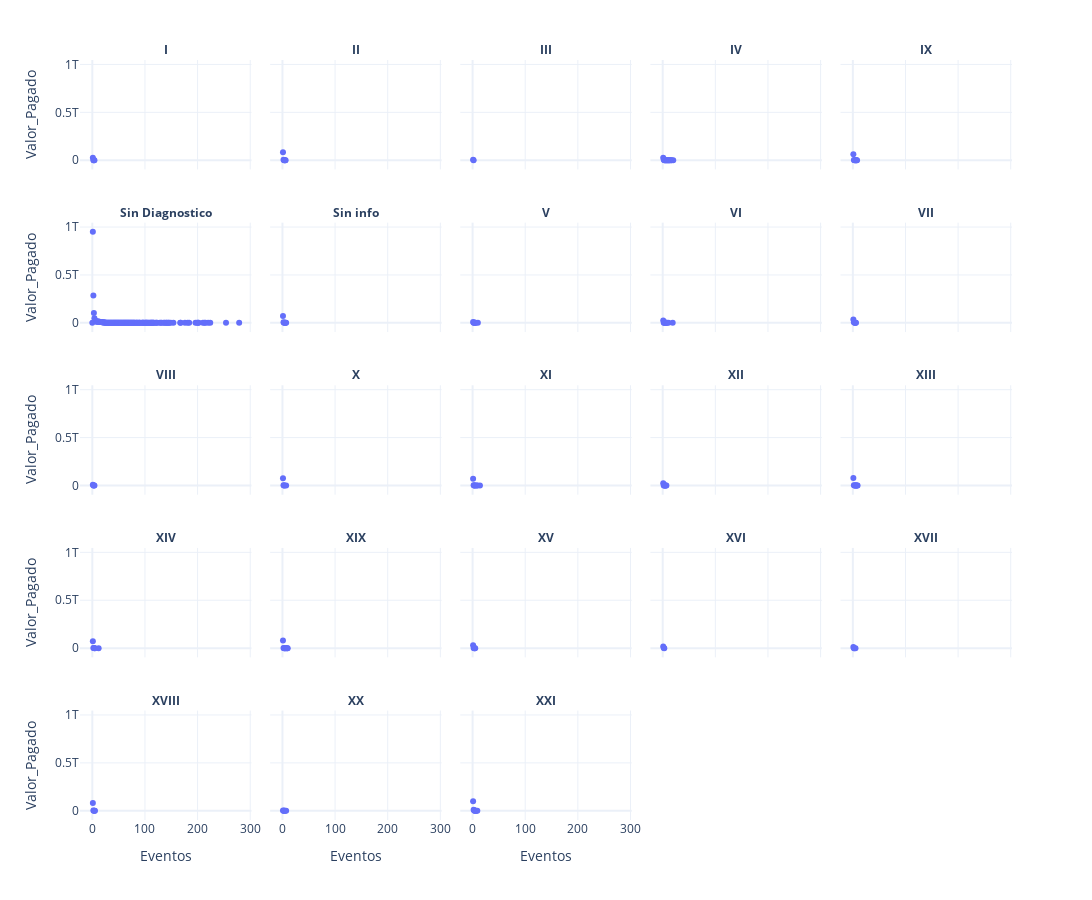

Notebook source saved alongside this figure:
### Code cell
data = df_sin.groupby(["Cap_CIE", "Eventos"], as_index=False)["Valor_Pagado"].sum()

fig = px.scatter(data, x="Eventos", y="Valor_Pagado", facet_col="Cap_CIE", facet_col_wrap=5, width=900*((1+np.sqrt(5))/2), height=900, template="plotly_white")

fig.for_each_annotation(lambda x: x.update(text= f"<b>{x.text.split('=')[1]}</b>"))

### Figure 1 — Plotly figure (JSON) as saved in the notebook; plotly's stock layout.template omitted (floating-point values rounded to 4 significant figures; data arrays with more than 128 entries replaced by an {"elided": "..."} marker saying what was removed)
{"data": [{"hovertemplate": "Cap_CIE=I<br>Eventos=%{x}<br>Valor_Pagado=%{y}<extra></extra>", "legendgroup": "", "marker": {"color": "#636efa", "symbol": "circle"}, "mode": "markers", "name": "", "orientation": "v", "showlegend": false, "type": "scatter", "x": [1, 2, 3, 4], "xaxis": "x21", "y": [24820000000.0, 472600000.0, 38380000.0, 1678000.0], "yaxis": "y21"}, {"hovertemplate": "Cap_CIE=II<br>Eventos=%{x}<br>Valor_Pagado=%{y}<extra></extra>", "legendgroup": "", "marker": {"color": "#636efa", "symbol": "circle"}, "mode": "markers", "name": "", "orientation": "v", "showlegend": false, "type": "scatter", "x": [1, 2, 3, 4, 5, 6], "xaxis": "x22", "y": [83760000000.0, 4697000000.0, 514400000.0, 28850000.0, 7407000.0, 5468000.0], "yaxis": "y22"}, {"hovertemplate": "Cap_CIE=III<br>Eventos=%{x}<br>Valor_Pagado=%{y}<extra></extra>", "legendgroup": "", "marker": {"color": "#636efa", "symbol": "circle"}, "mode": "markers", "name": "", "orientation": "v", "showlegend": false, "type": "scatter", "x": [1, 2], "xaxis": "x23", "y": [4761000000.0, 13690000.0], "yaxis": "y23"}, {"hovertemplate": "Cap_CIE=IV<br>Eventos=%{x}<br>Valor_Pagado=%{y}<extra></extra>", "legendgroup": "", "marker": {"color": "#636efa", "symbol": "circle"}, "mode": "markers", "name": "", "orientation": "v", "showlegend": false, "type": "scatter", "x": [1, 2, 3, 4, 5, 6, 7, 8, 9, 10, 11, 12, 13, 14, 16, 17, 20], "xaxis": "x24", "y": [26430000000.0, 4461000000.0, 957300000.0, 260100000.0, 76190000.0, 27980000.0, 17060000.0, 17030000.0, 11880000.0, 7853000.0, 2344000.0, 5494000.0, 5187000.0, 1048000.0, 4812000.0, 4010000.0, 1152000.0], "yaxis": "y24"}, {"hovertemplate": "Cap_CIE=IX<br>Eventos=%{x}<br>Valor_Pagado=%{y}<extra></extra>", "legendgroup": "", "marker": {"color": "#636efa", "symbol": "circle"}, "mode": "markers", "name": "", "orientation": "v", "showlegend": false, "type": "scatter", "x": [1, 2, 3, 4, 5, 6, 7, 8], "xaxis": "x25", "y": [62200000000.0, 2617000000.0, 189500000.0, 30260000.0, 4349000.0, 4254000.0, 1205000.0, 1306000.0], "yaxis": "y25"}, {"hovertemplate": "Cap_CIE=Sin Diagnostico<br>Eventos=%{x}<br>Valor_Pagado=%{y}<extra></extra>", "legendgroup": "", "marker": {"color": "#636efa", "symbol": "circle"}, "mode": "markers", "name": "", "orientation": "v", "showlegend": false, "type": "scatter", "x": {"elided": "142 int values"}, "xaxis": "x16", "y": {"elided": "142 float values"}, "yaxis": "y16"}, {"hovertemplate": "Cap_CIE=Sin info<br>Eventos=%{x}<br>Valor_Pagado=%{y}<extra></extra>", "legendgroup": "", "marker": {"color": "#636efa", "symbol": "circle"}, "mode": "markers", "name": "", "orientation": "v", "showlegend": false, "type": "scatter", "x": [1, 2, 3, 4, 5, 6, 7], "xaxis": "x17", "y": [71550000000.0, 7221000000.0, 989600000.0, 99550000.0, 13550000.0, 2520000.0, 14650000.0], "yaxis": "y17"}, {"hovertemplate": "Cap_CIE=V<br>Eventos=%{x}<br>Valor_Pagado=%{y}<extra></extra>", "legendgroup": "", "marker": {"color": "#636efa", "symbol": "circle"}, "mode": "markers", "name": "", "orientation": "v", "showlegend": false, "type": "scatter", "x": [1, 2, 3, 4, 5, 6, 10], "xaxis": "x18", "y": [9379000000.0, 365400000.0, 65130000.0, 2405000.0, 11090000.0, 2731000.0, 4089000.0], "yaxis": "y18"}, {"hovertemplate": "Cap_CIE=VI<br>Eventos=%{x}<br>Valor_Pagado=%{y}<extra></extra>", "legendgroup": "", "marker": {"color": "#636efa", "symbol": "circle"}, "mode": "markers", "name": "", "orientation": "v", "showlegend": false, "type": "scatter", "x": [1, 2, 3, 4, 5, 6, 7, 8, 11, 19], "xaxis": "x19", "y": [24850000000.0, 967600000.0, 99760000.0, 31940000.0, 14210000.0, 10450000.0, 4375000.0, 1856000.0, 2794000.0, 2020000.0], "yaxis": "y19"}, {"hovertemplate": "Cap_CIE=VII<br>Eventos=%{x}<br>Valor_Pagado=%{y}<extra></extra>", "legendgroup": "", "marker": {"color": "#636efa", "symbol": "circle"}, "mode": "markers", "name": "", "orientation": "v", "showlegend": false, "type": "scatter", "x": [1, 2, 3, 4, 5, 6], "xaxis": "x20", "y": [35760000000.0, 5897000000.0, 178400000.0, 23720000.0, 7291000.0, 659400.0], "yaxis": "y20"}, {"hovertemplate": "Cap_CIE=VIII<br>Eventos=%{x}<br>Valor_Pagado=%{y}<extra></extra>", "legendgroup": "", "marker": {"color": "#636efa", "symbol": "circle"}, "mode": "markers", "name": "", "orientation": "v", "showlegend": false, "type": "scatter", "x": [1, 2, 3, 4], "xaxis": "x11", "y": [8178000000.0, 220600000.0, 42940000.0, 17270000.0], "yaxis": "y11"}, {"hovertemplate": "Cap_CIE=X<br>Eventos=%{x}<br>Valor_Pagado=%{y}<extra></extra>", "legendgroup": "", "marker": {"color": "#636efa", "symbol": "circle"}, "mode": "markers", "name": "", "orientation": "v", "showlegend": false, "type": "scatter", "x": [1, 2, 3, 4, 7], "xaxis": "x12", "y": [75680000000.0, 1444000000.0, 25010000.0, 4894000.0, 1186000.0], "yaxis": "y12"}, {"hovertemplate": "Cap_CIE=XI<br>Eventos=%{x}<br>Valor_Pagado=%{y}<extra></extra>", "legendgroup": "", "marker": {"color": "#636efa", "symbol": "circle"}, "mode": "markers", "name": "", "orientation": "v", "showlegend": false, "type": "scatter", "x": [1, 2, 3, 4, 5, 8, 9, 14], "xaxis": "x13", "y": [70490000000.0, 2708000000.0, 219200000.0, 11480000.0, 8751000.0, 1295000.0, 2413000.0, 1482000.0], "yaxis": "y13"}, {"hovertemplate": "Cap_CIE=XII<br>Eventos=%{x}<br>Valor_Pagado=%{y}<extra></extra>", "legendgroup": "", "marker": {"color": "#636efa", "symbol": "circle"}, "mode": "markers", "name": "", "orientation": "v", "showlegend": false, "type": "scatter", "x": [1, 2, 3, 4, 5, 6, 7], "xaxis": "x14", "y": [23910000000.0, 559100000.0, 68980000.0, 24690000.0, 6443000.0, 530600.0, 812200.0], "yaxis": "y14"}, {"hovertemplate": "Cap_CIE=XIII<br>Eventos=%{x}<br>Valor_Pagado=%{y}<extra></extra>", "legendgroup": "", "marker": {"color": "#636efa", "symbol": "circle"}, "mode": "markers", "name": "", "orientation": "v", "showlegend": false, "type": "scatter", "x": [1, 2, 3, 4, 5, 6, 7, 8, 9], "xaxis": "x15", "y": [77470000000.0, 1445000000.0, 157900000.0, 40100000.0, 14100000.0, 19180000.0, 3450000.0, 2232000.0, 1532000.0], "yaxis": "y15"}, {"hovertemplate": "Cap_CIE=XIV<br>Eventos=%{x}<br>Valor_Pagado=%{y}<extra></extra>", "legendgroup": "", "marker": {"color": "#636efa", "symbol": "circle"}, "mode": "markers", "name": "", "orientation": "v", "showlegend": false, "type": "scatter", "x": [1, 2, 3, 4, 5, 12], "xaxis": "x6", "y": [72460000000.0, 2163000000.0, 164200000.0, 19210000.0, 6932000.0, 2133000.0], "yaxis": "y6"}, {"hovertemplate": "Cap_CIE=XIX<br>Eventos=%{x}<br>Valor_Pagado=%{y}<extra></extra>", "legendgroup": "", "marker": {"color": "#636efa", "symbol": "circle"}, "mode": "markers", "name": "", "orientation": "v", "showlegend": false, "type": "scatter", "x": [1, 2, 3, 4, 5, 6, 8, 9, 10], "xaxis": "x7", "y": [80570000000.0, 1465000000.0, 92450000.0, 12870000.0, 5219000.0, 1832000.0, 1560000.0, 3051000.0, 3813000.0], "yaxis": "y7"}, {"hovertemplate": "Cap_CIE=XV<br>Eventos=%{x}<br>Valor_Pagado=%{y}<extra></extra>", "legendgroup": "", "marker": {"color": "#636efa", "symbol": "circle"}, "mode": "markers", "name": "", "orientation": "v", "showlegend": false, "type": "scatter", "x": [1, 2, 3, 4, 5], "xaxis": "x8", "y": [30700000000.0, 391800000.0, 16650000.0, 8140000.0, 6340000.0], "yaxis": "y8"}, {"hovertemplate": "Cap_CIE=XVI<br>Eventos=%{x}<br>Valor_Pagado=%{y}<extra></extra>", "legendgroup": "", "marker": {"color": "#636efa", "symbol": "circle"}, "mode": "markers", "name": "", "orientation": "v", "showlegend": false, "type": "scatter", "x": [1, 2, 3], "xaxis": "x9", "y": [16160000000.0, 1058000000.0, 1354000.0], "yaxis": "y9"}, {"hovertemplate": "Cap_CIE=XVII<br>Eventos=%{x}<br>Valor_Pagado=%{y}<extra></extra>", "legendgroup": "", "marker": {"color": "#636efa", "symbol": "circle"}, "mode": "markers", "name": "", "orientation": "v", "showlegend": false, "type": "scatter", "x": [1, 2, 3, 5], "xaxis": "x10", "y": [11720000000.0, 65970000.0, 55390000.0, 4968000.0], "yaxis": "y10"}, {"hovertemplate": "Cap_CIE=XVIII<br>Eventos=%{x}<br>Valor_Pagado=%{y}<extra></extra>", "legendgroup": "", "marker": {"color": "#636efa", "symbol": "circle"}, "mode": "markers", "name": "", "orientation": "v", "showlegend": false, "type": "scatter", "x": [1, 2, 3, 4, 5], "xaxis": "x", "y": [80640000000.0, 2424000000.0, 175500000.0, 38880000.0, 3215000.0], "yaxis": "y"}, {"hovertemplate": "Cap_CIE=XX<br>Eventos=%{x}<br>Valor_Pagado=%{y}<extra></extra>", "legendgroup": "", "marker": {"color": "#636efa", "symbol": "circle"}, "mode": "markers", "name": "", "orientation": "v", "showlegend": false, "type": "scatter", "x": [1, 2, 3, 4, 5, 7], "xaxis": "x2", "y": [2369000000.0, 26060000.0, 915500.0, 960400.0, 2553000.0, 1403000.0], "yaxis": "y2"}, {"hovertemplate": "Cap_CIE=XXI<br>Eventos=%{x}<br>Valor_Pagado=%{y}<extra></extra>", "legendgroup": "", "marker": {"color": "#636efa", "symbol": "circle"}, "mode": "markers", "name": "", "orientation": "v", "showlegend": false, "type": "scatter", "x": [1, 2, 3, 4, 5, 6, 7, 9], "xaxis": "x3", "y": [99540000000.0, 11260000000.0, 2048000000.0, 448900000.0, 87420000.0, 19330000.0, 8786000.0, 1198000.0], "yaxis": "y3"}], "layout": {"annotations": [{"font": {}, "showarrow": false, "text": "<b>XVIII</b>", "x": 0.092, "xanchor": "center", "xref": "paper", "y": 0.144, "yanchor": "bottom", "yref": "paper"}, {"font": {}, "showarrow": false, "text": "<b>XX</b>", "x": 0.296, "xanchor": "center", "xref": "paper", "y": 0.144, "yanchor": "bottom", "yref": "paper"}, {"font": {}, "showarrow": false, "text": "<b>XXI</b>", "x": 0.5, "xanchor": "center", "xref": "paper", "y": 0.144, "yanchor": "bottom", "yref": "paper"}, {"font": {}, "showarrow": false, "text": "<b>XIV</b>", "x": 0.092, "xanchor": "center", "xref": "paper", "y": 0.358, "yanchor": "bottom", "yref": "paper"}, {"font": {}, "showarrow": false, "text": "<b>XIX</b>", "x": 0.296, "xanchor": "center", "xref": "paper", "y": 0.358, "yanchor": "bottom", "yref": "paper"}, {"font": {}, "showarrow": false, "text": "<b>XV</b>", "x": 0.5, "xanchor": "center", "xref": "paper", "y": 0.358, "yanchor": "bottom", "yref": "paper"}, {"font": {}, "showarrow": false, "text": "<b>XVI</b>", "x": 0.704, "xanchor": "center", "xref": "paper", "y": 0.358, "yanchor": "bottom", "yref": "paper"}, {"font": {}, "showarrow": false, "text": "<b>XVII</b>", "x": 0.908, "xanchor": "center", "xref": "paper", "y": 0.358, "yanchor": "bottom", "yref": "paper"}, {"font": {}, "showarrow": false, "text": "<b>VIII</b>", "x": 0.092, "xanchor": "center", "xref": "paper", "y": 0.572, "yanchor": "bottom", "yref": "paper"}, {"font": {}, "showarrow": false, "text": "<b>X</b>", "x": 0.296, "xanchor": "center", "xref": "paper", "y": 0.572, "yanchor": "bottom", "yref": "paper"}, {"font": {}, "showarrow": false, "text": "<b>XI</b>", "x": 0.5, "xanchor": "center", "xref": "paper", "y": 0.572, "yanchor": "bottom", "yref": "paper"}, {"font": {}, "showarrow": false, "text": "<b>XII</b>", "x": 0.704, "xanchor": "center", "xref": "paper", "y": 0.572, "yanchor": "bottom", "yref": "paper"}, {"font": {}, "showarrow": false, "text": "<b>XIII</b>", "x": 0.908, "xanchor": "center", "xref": "paper", "y": 0.572, "yanchor": "bottom", "yref": "paper"}, {"font": {}, "showarrow": false, "text": "<b>Sin Diagnostico</b>", "x": 0.092, "xanchor": "center", "xref": "paper", "y": 0.786, "yanchor": "bottom", "yref": "paper"}, {"font": {}, "showarrow": false, "text": "<b>Sin info</b>", "x": 0.296, "xanchor": "center", "xref": "paper", "y": 0.786, "yanchor": "bottom", "yref": "paper"}, {"font": {}, "showarrow": false, "text": "<b>V</b>", "x": 0.5, "xanchor": "center", "xref": "paper", "y": 0.786, "yanchor": "bottom", "yref": "paper"}, {"font": {}, "showarrow": false, "text": "<b>VI</b>", "x": 0.704, "xanchor": "center", "xref": "paper", "y": 0.786, "yanchor": "bottom", "yref": "paper"}, {"font": {}, "showarrow": false, "text": "<b>VII</b>", "x": 0.908, "xanchor": "center", "xref": "paper", "y": 0.786, "yanchor": "bottom", "yref": "paper"}, {"font": {}, "showarrow": false, "text": "<b>I</b>", "x": 0.092, "xanchor": "center", "xref": "paper", "y": 1, "yanchor": "bottom", "yref": "paper"}, {"font": {}, "showarrow": false, "text": "<b>II</b>", "x": 0.296, "xanchor": "center", "xref": "paper", "y": 1, "yanchor": "bottom", "yref": "paper"}, {"font": {}, "showarrow": false, "text": "<b>III</b>", "x": 0.5, "xanchor": "center", "xref": "paper", "y": 1, "yanchor": "bottom", "yref": "paper"}, {"font": {}, "showarrow": false, "text": "<b>IV</b>", "x": 0.704, "xanchor": "center", "xref": "paper", "y": 1, "yanchor": "bottom", "yref": "paper"}, {"font": {}, "showarrow": false, "text": "<b>IX</b>", "x": 0.908, "xanchor": "center", "xref": "paper", "y": 1, "yanchor": "bottom", "yref": "paper"}], "height": 900, "legend": {"tracegroupgap": 0}, "margin": {"t": 60}, "width": 1456.0, "xaxis": {"anchor": "y", "autorange": true, "domain": [0, 0.184], "range": [-21.11, 300.1], "title": {"text": "Eventos"}, "type": "linear"}, "xaxis10": {"anchor": "y10", "autorange": true, "domain": [0.816, 1], "matches": "x", "range": [-21.11, 300.1], "showticklabels": false, "type": "linear"}, "xaxis11": {"anchor": "y11", "autorange": true, "domain": [0, 0.184], "matches": "x", "range": [-21.11, 300.1], "showticklabels": false, "type": "linear"}, "xaxis12": {"anchor": "y12", "autorange": true, "domain": [0.204, 0.388], "matches": "x", "range": [-21.11, 300.1], "showticklabels": false, "type": "linear"}, "xaxis13": {"anchor": "y13", "autorange": true, "domain": [0.408, 0.592], "matches": "x", "range": [-21.11, 300.1], "showticklabels": false, "type": "linear"}, "xaxis14": {"anchor": "y14", "autorange": true, "domain": [0.612, 0.796], "matches": "x", "range": [-21.11, 300.1], "showticklabels": false, "type": "linear"}, "xaxis15": {"anchor": "y15", "autorange": true, "domain": [0.816, 1], "matches": "x", "range": [-21.11, 300.1], "showticklabels": false, "type": "linear"}, "xaxis16": {"anchor": "y16", "autorange": true, "domain": [0, 0.184], "matches": "x", "range": [-21.11, 300.1], "showticklabels": false, "type": "linear"}, "xaxis17": {"anchor": "y17", "autorange": true, "domain": [0.204, 0.388], "matches": "x", "range": [-21.11, 300.1], "showticklabels": false, "type": "linear"}, "xaxis18": {"anchor": "y18", "autorange": true, "domain": [0.408, 0.592], "matches": "x", "range": [-21.11, 300.1], "showticklabels": false, "type": "linear"}, "xaxis19": {"anchor": "y19", "autorange": true, "domain": [0.612, 0.796], "matches": "x", "range": [-21.11, 300.1], "showticklabels": false, "type": "linear"}, "xaxis2": {"anchor": "y2", "autorange": true, "domain": [0.204, 0.388], "matches": "x", "range": [-21.11, 300.1], "title": {"text": "Eventos"}, "type": "linear"}, "xaxis20": {"anchor": "y20", "autorange": true, "domain": [0.816, 1], "matches": "x", "range": [-21.11, 300.1], "showticklabels": false, "type": "linear"}, "xaxis21": {"anchor": "y21", "autorange": true, "domain": [0, 0.184], "matches": "x", "range": [-21.11, 300.1], "showticklabels": false, "type": "linear"}, "xaxis22": {"anchor": "y22", "autorange": true, "domain": [0.204, 0.388], "matches": "x", "range": [-21.11, 300.1], "showticklabels": false, "type": "linear"}, "xaxis23": {"anchor": "y23", "autorange": true, "domain": [0.408, 0.592], "matches": "x", "range": [-21.11, 300.1], "showticklabels": false, "type": "linear"}, "xaxis24": {"anchor": "y24", "autorange": true, "domain": [0.612, 0.796], "matches": "x", "range": [-21.11, 300.1], "showticklabels": false, "type": "linear"}, "xaxis25": {"anchor": "y25", "autorange": true, "domain": [0.816, 1], "matches": "x", "range": [-21.11, 300.1], "showticklabels": false, "type": "linear"}, "xaxis3": {"anchor": "y3", "autorange": true, "domain": [0.408, 0.592], "matches": "x", "range": [-21.11, 300.1], "title": {"text": "Eventos"}, "type": "linear"}, "xaxis4": {"anchor": "y4", "domain": [0.612, 0.796], "matches": "x", "title": {"text": "Eventos"}}, "xaxis5": {"anchor": "y5", "domain": [0.816, 1], "matches": "x", "title": {"text": "Eventos"}}, "xaxis6": {"anchor": "y6", "autorange": true, "domain": [0, 0.184], "matches": "x", "range": [-21.11, 300.1], "showticklabels": false, "type": "linear"}, "xaxis7": {"anchor": "y7", "autorange": true, "domain": [0.204, 0.388], "matches": "x", "range": [-21.11, 300.1], "showticklabels": false, "type": "linear"}, "xaxis8": {"anchor": "y8", "autorange": true, "domain": [0.408, 0.592], "matches": "x", "range": [-21.11, 300.1], "showticklabels": false, "type": "linear"}, "xaxis9": {"anchor": "y9", "autorange": true, "domain": [0.612, 0.796], "matches": "x", "range": [-21.11, 300.1], "showticklabels": false, "type": "linear"}, "yaxis": {"anchor": "x", "autorange": true, "domain": [0, 0.144], "range": [-96260000000.0, 1046000000000.0], "title": {"text": "Valor_Pagado"}, "type": "linear"}, "yaxis10": {"anchor": "x10", "autorange": true, "domain": [0.214, 0.358], "matches": "y", "range": [-96260000000.0, 1046000000000.0], "showticklabels": false, "type": "linear"}, "yaxis11": {"anchor": "x11", "autorange": true, "domain": [0.428, 0.572], "matches": "y", "range": [-96260000000.0, 1046000000000.0], "title": {"text": "Valor_Pagado"}, "type": "linear"}, "yaxis12": {"anchor": "x12", "autorange": true, "domain": [0.428, 0.572], "matches": "y", "range": [-96260000000.0, 1046000000000.0], "showticklabels": false, "type": "linear"}, "yaxis13": {"anchor": "x13", "autorange": true, "domain": [0.428, 0.572], "matches": "y", "range": [-96260000000.0, 1046000000000.0], "showticklabels": false, "type": "linear"}, "yaxis14": {"anchor": "x14", "autorange": true, "domain": [0.428, 0.572], "matches": "y", "range": [-96260000000.0, 1046000000000.0], "showticklabels": false, "type": "linear"}, "yaxis15": {"anchor": "x15", "autorange": true, "domain": [0.428, 0.572], "matches": "y", "range": [-96260000000.0, 1046000000000.0], "showticklabels": false, "type": "linear"}, "yaxis16": {"anchor": "x16", "autorange": true, "domain": [0.642, 0.786], "matches": "y", "range": [-96260000000.0, 1046000000000.0], "title": {"text": "Valor_Pagado"}, "type": "linear"}, "yaxis17": {"anchor": "x17", "autorange": true, "domain": [0.642, 0.786], "matches": "y", "range": [-96260000000.0, 1046000000000.0], "showticklabels": false, "type": "linear"}, "yaxis18": {"anchor": "x18", "autorange": true, "domain": [0.642, 0.786], "matches": "y", "range": [-96260000000.0, 1046000000000.0], "showticklabels": false, "type": "linear"}, "yaxis19": {"anchor": "x19", "autorange": true, "domain": [0.642, 0.786], "matches": "y", "range": [-96260000000.0, 1046000000000.0], "showticklabels": false, "type": "linear"}, "yaxis2": {"anchor": "x2", "autorange": true, "domain": [0, 0.144], "matches": "y", "range": [-96260000000.0, 1046000000000.0], "showticklabels": false, "type": "linear"}, "yaxis20": {"anchor": "x20", "autorange": true, "domain": [0.642, 0.786], "matches": "y", "range": [-96260000000.0, 1046000000000.0], "showticklabels": false, "type": "linear"}, "yaxis21": {"anchor": "x21", "autorange": true, "domain": [0.856, 1], "matches": "y", "range": [-96260000000.0, 1046000000000.0], "title": {"text": "Valor_Pagado"}, "type": "linear"}, "yaxis22": {"anchor": "x22", "autorange": true, "domain": [0.856, 1], "matches": "y", "range": [-96260000000.0, 1046000000000.0], "showticklabels": false, "type": "linear"}, "yaxis23": {"anchor": "x23", "autorange": true, "domain": [0.856, 1], "matches": "y", "range": [-96260000000.0, 1046000000000.0], "showticklabels": false, "type": "linear"}, "yaxis24": {"anchor": "x24", "autorange": true, "domain": [0.856, 1], "matches": "y", "range": [-96260000000.0, 1046000000000.0], "showticklabels": false, "type": "linear"}, "yaxis25": {"anchor": "x25", "autorange": true, "domain": [0.856, 1], "matches": "y", "range": [-96260000000.0, 1046000000000.0], "showticklabels": false, "type": "linear"}, "yaxis3": {"anchor": "x3", "autorange": true, "domain": [0, 0.144], "matches": "y", "range": [-96260000000.0, 1046000000000.0], "showticklabels": false, "type": "linear"}, "yaxis4": {"anchor": "x4", "domain": [0, 0.144], "matches": "y", "showticklabels": false}, "yaxis5": {"anchor": "x5", "domain": [0, 0.144], "matches": "y", "showticklabels": false}, "yaxis6": {"anchor": "x6", "autorange": true, "domain": [0.214, 0.358], "matches": "y", "range": [-96260000000.0, 1046000000000.0], "title": {"text": "Valor_Pagado"}, "type": "linear"}, "yaxis7": {"anchor": "x7", "autorange": true, "domain": [0.214, 0.358], "matches": "y", "range": [-96260000000.0, 1046000000000.0], "showticklabels": false, "type": "linear"}, "yaxis8": {"anchor": "x8", "autorange": true, "domain": [0.214, 0.358], "matches": "y", "range": [-96260000000.0, 1046000000000.0], "showticklabels": false, "type": "linear"}, "yaxis9": {"anchor": "x9", "autorange": true, "domain": [0.214, 0.358], "matches": "y", "range": [-96260000000.0, 1046000000000.0], "showticklabels": false, "type": "linear"}}}
